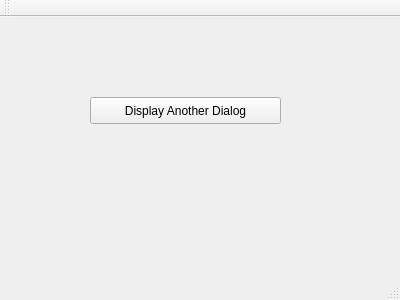
<?xml version="1.0" encoding="UTF-8"?>
<ui version="4.0">
 <class>MainWindow</class>
 <widget class="QMainWindow" name="MainWindow">
  <property name="geometry">
   <rect>
    <x>0</x>
    <y>0</y>
    <width>400</width>
    <height>300</height>
   </rect>
  </property>
  <property name="windowTitle">
   <string>MainWindow</string>
  </property>
  <widget class="QWidget" name="centralWidget">
   <widget class="QPushButton" name="pushButton">
    <property name="geometry">
     <rect>
      <x>90</x>
      <y>80</y>
      <width>191</width>
      <height>27</height>
     </rect>
    </property>
    <property name="text">
     <string>Display Another Dialog</string>
    </property>
   </widget>
  </widget>
  <widget class="QMenuBar" name="menuBar">
   <property name="geometry">
    <rect>
     <x>0</x>
     <y>0</y>
     <width>400</width>
     <height>25</height>
    </rect>
   </property>
  </widget>
  <widget class="QToolBar" name="mainToolBar">
   <attribute name="toolBarArea">
    <enum>TopToolBarArea</enum>
   </attribute>
   <attribute name="toolBarBreak">
    <bool>false</bool>
   </attribute>
  </widget>
  <widget class="QStatusBar" name="statusBar"/>
 </widget>
 <layoutdefault spacing="6" margin="11"/>
 <resources/>
 <connections/>
</ui>
